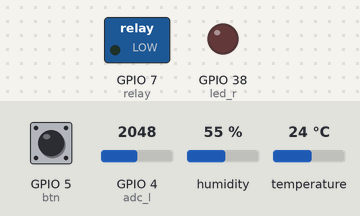
A program run on a simulated ESP32 board running MicroPython. Parts: switched loads named in the program (green lamp = pin HIGH), output pins drawn as LEDs (lit = HIGH). Inputs (shaded band) come from the test bench; at power-on: GPIO 4 (adc_l) = 2048, temperature 24 °C, GPIO 5 (btn) HIGH, humidity 55 % (analog values on the 0–4095 scale). No MQTT or app messages arrive unless stated; files that are not in the repository are absent; the clock reads 2024-03-15 10:24:30 at power-on unless the program sets it; what the program prints to the serial console is not drawn.

Above: at 1.2 s.
1.3 s: GPIO 4 (adc_l) set to 1069
6.2 s: GPIO 4 (adc_l) set to 970
7.7 s: temperature set to 29 °C
11.3 s: temperature set to 32 °C
At 15.7 s:
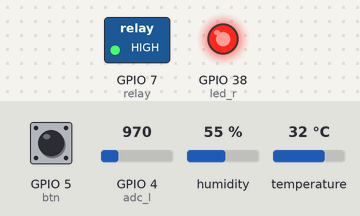
16.6 s: GPIO 5 (btn) pulled LOW for 0.15 s
At 17.2 s:
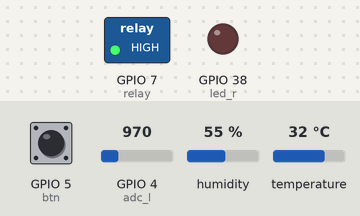
Timing chart, 0 to 21.7 s (numbered marks = the images above; inputs shaded):
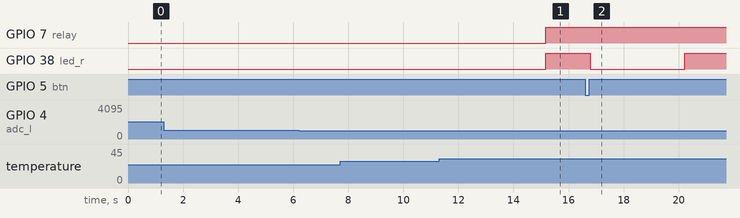

Measured:
- the behaviour switches between 30 and 31 °C on temperature (found by bisection; images 0 and 1)
- after the input at 1.3 s, every drawn part: stays the same
- after the input at 6.2 s, every drawn part: stays the same
- after the input at 7.7 s, every drawn part: stays the same
- after the input at 11.3 s, GPIO 7 (relay), GPIO 38 (led_r): LOW → HIGH after 3.9 s
- after the input at 16.6 s, GPIO 38 (led_r): HIGH → LOW after 0.18 s, → HIGH 3.4 s later

The program:

main.py
```python
# main.py - ESP32 综合项目入口（业务逻辑 + MQTT + 主循环）
# 20231819403027 曹尧岚
import network, ujson, time
from umqtt.simple import MQTTClient
try: import ussl as ssl
except: import ssl
from config import SSID, PWD, MQ_SVR, MQ_PORT, MQ_USER, MQ_PWD, MQ_CA, DID, TP_SEN, TP_STA, TP_CTRL, TH_TEMP, TH_HUMI, TH_LIGHT
from hardware import p_dht, adc_l, btn, st, set_dev   # 传感器/按键对象、共享状态字典st、执行器控制函数


# ==================== MQTT 连接管理 ====================
mq = {"cli": None, "conn": False}            # cli:MQTT客户端对象  conn:是否已连接


# 连接 MQTT 服务器：读取证书 → 多套TLS方案依次尝试 → 注册回调并订阅控制主题
def mq_connect():
    # 读取 CA 证书
    ca = None
    try:
        with open(MQ_CA, 'rb') as f: ca = f.read()   # 二进制读取证书，用于验证服务器身份
    except: pass                                      # 读失败则 ca 保持 None，后面降级处理
    # 多种 TLS 参数兜底
    builders = []
    if ca: builders.append(lambda: {"server_hostname": MQ_SVR, "cert_reqs": ssl.CERT_REQUIRED, "cadata": ca})  # 带证书校验，最安全
    builders.append(lambda: {"server_hostname": MQ_SVR})   # 仅加密，不校验证书（兼容性最好）
    last = None                                        # 记录最后一次失败的错误，供全部失败时抛出
    for build in builders:                             # 依次尝试每套方案，谁先成功用谁
        try:
            # 创建客户端：客户端ID、服务器、端口、账号密码、60秒心跳、启用TLS、TLS参数
            cli = MQTTClient(DID, MQ_SVR, MQ_PORT, MQ_USER, MQ_PWD, keepalive=60, ssl=True, ssl_params=build())
            cli.set_callback(mq_cb)                     # 注册回调：收到订阅消息时自动调用 mq_cb
            cli.connect()                               # 发起 TCP+TLS+MQTT 连接
            cli.subscribe(TP_CTRL.encode(), qos=1)      # 订阅控制主题，之后才能收到下行命令
            mq["cli"] = cli; mq["conn"] = True          # 保存客户端、标记已连接
            return                                      # 成功即退出，不再尝试后续方案
        except Exception as e:
            last = e                                    # 本套方案失败，记下错误，继续试下一套
    mq["conn"] = False
    raise last if last else Exception("MQTT connect fail")  # 全部失败，抛错交给主循环重试


# 发布消息：把内容发送到指定 MQTT 主题，发布失败则标记断线
def mq_publish(tp, msg):
    if not mq["conn"]: return                           # 未连接直接跳过
    try: mq["cli"].publish(tp.encode(), msg.encode())   # 把消息发布到主题 tp
    except: mq["conn"] = False                          # 发布失败视为断线，主循环会重连


# 轮询接收消息：非阻塞检查是否有新消息，有则触发 mq_cb 回调
def mq_check():
    if not mq["conn"]: return
    try:
        mq["cli"].check_msg()           # 非阻塞：有消息就触发回调，没有立即返回
    except OSError as e:
        if e.args and e.args[0] == 11:  # EAGAIN：暂时没数据，正常
            return
        mq["conn"] = False              # 其它错误视为断线，主循环会自动重连
    except:
        mq["conn"] = False


# ==================== 核心业务逻辑 ====================
# MQTT 消息回调：收到控制命令时自动调用，解析JSON并执行开关/模式操作
def mq_cb(tp, msg):                                     # MQTT消息回调：tp=主题, msg=内容
    try:
        cmd = ujson.loads(msg.decode())                 # 字节解码为字符串再解析成字典
        ct, tg, val = cmd.get("cmd"), cmd.get("target"), cmd.get("value")  # 取出 命令/目标/值
        v_bool = val in ("on", "1", True)               # 把多种"开"的写法统一成布尔 True
        if ct == "set" and tg in ("led", "relay"): set_dev(tg, v_bool)     # 开关 LED 或继电器
        elif ct == "set" and tg == "mode": st["auto"] = v_bool             # 切换自动/手动模式
        elif ct == "toggle" and tg == "led": set_dev("led", not st["led"]) # 翻转 LED 状态
        pub_sta({"last_cmd": ct, "cmd_result": "ok"})   # 执行完回报状态，前端可同步更新
    except: pass                                        # 命令格式错误等异常一律忽略，避免崩溃


# 上报设备状态：把当前 LED/继电器/模式等状态打包成JSON发布到 status 主题
def pub_sta(extra=None):                                # 上报设备状态到 status 主题
    d = {"device_id": DID, "timestamp": time.time(), "led": "on" if st["led"] else "off", "relay": "on" if st["relay"] else "off", "mode": "auto" if st["auto"] else "manual"}
    if extra: d.update(extra)                           # 合并额外字段（如触发原因、命令结果）
    mq_publish(TP_STA, ujson.dumps(d))                  # 打包成JSON发布


# 主程序入口：永久循环，依次处理WiFi重连、MQTT收发、按键、心跳、传感器采集与自动控制
def run():
    print("系统启动中...")
    w = network.WLAN(network.STA_IF); w.active(True)    # 创建WiFi对象（STA客户端模式）并启用网卡

    lt_sen = lt_sta = time.ticks_ms()                   # 上次"采集"和"心跳"的时间戳，用于定时

    while True:                                         # 主循环：永久运行
        try:
            now = time.ticks_ms()                       # 当前毫秒计数

            # 1. WiFi 断线重连
            if not w.isconnected():
                print("正在连接 WiFi: %s ..." % SSID)
                w.connect(SSID, PWD)
                while not w.isconnected(): print("  等待 WiFi 连接中..."); time.sleep_ms(3000)
                print("WiFi 已连接, IP:", w.ifconfig()[0])

            # 2. MQTT 断线重连 & 接收消息
            if not mq["conn"]:                          # 未连接则尝试连接
                try:
                    print("正在连接 MQTT 服务器: %s:%d ..." % (MQ_SVR, MQ_PORT))
                    mq_connect()
                    print("MQTT 连接成功, 已订阅:", TP_CTRL)
                except Exception as e:
                    print("MQTT 连接失败, 1秒后重试:", e); time.sleep(1)
            mq_check()                                  # 轮询接收下行命令（触发 mq_cb）

            # 3. 硬件按键检测 (消抖 + 长短按)
            b_val = btn.value()                         # 读按键电平（上拉：松开=1，按下=0）
            if st["b_st"] == 1 and b_val == 0:          # 检测到"按下"瞬间
                st["b_ts"] = now; st["b_st"] = 0        # 记录按下时刻，状态改为"按下"
            elif st["b_st"] == 0 and b_val == 1:        # 检测到"松开"瞬间
                dur = time.ticks_diff(now, st["b_ts"]); st["b_st"] = 1   # 算按下时长
                if dur > 1000: st["auto"] = not st["auto"]; pub_sta({"btn": "long_press"})   # 长按>1s：切换模式
                elif dur > 50: set_dev("led", not st["led"]); pub_sta({"btn": "short_press"}) # 短按>50ms：翻转LED（兼消抖）

            # 4. MQTT 状态心跳 (10s)
            if time.ticks_diff(now, lt_sta) >= 10000:
                lt_sta = now; pub_sta({"type": "heartbeat"})            # 每10秒上报一次状态

            # 5. 传感器采集 & 自动模式判定 (5s)
            if time.ticks_diff(now, lt_sen) >= 5000:
                lt_sen = now
                try: p_dht.measure(); st["t"], st["h"] = p_dht.temperature(), p_dht.humidity()  # 读温湿度
                except: pass                            # DHT11偶尔读取失败，忽略本次

                # 光敏滑动平均滤波（新值占30%，平滑抖动）
                st["l"] = int(st["l"] * 0.7 + adc_l.read() * 0.3) if st["l"] else adc_l.read()

                print(f"数据 -> 温度:{st['t']}C, 湿度:{st['h']}%, 光照:{st['l']}")

                # 自动模式判定：任一指标越界则触发报警
                trig = st["t"] > TH_TEMP or st["h"] > TH_HUMI or st["l"] < TH_LIGHT
                if st["auto"] and trig != st["led"]:    # 仅自动模式下、且状态需变化时才动作
                    set_dev("led", trig); set_dev("relay", trig)        # 同步开关灯和继电器
                    pub_sta({"trigger": "auto"})

                # 上传传感器数据到 sensor 主题
                mq_publish(TP_SEN, ujson.dumps({"device_id": DID, "timestamp": time.time(), "temperature": st["t"], "humidity": st["h"], "light": st["l"]}))

            time.sleep_ms(100)                          # 每轮歇100ms，降低CPU占用

        except Exception as e:
            print("循环异常:", e)                        # 捕获所有异常，保证主循环不崩溃
            time.sleep(1)


if __name__ == "__main__":                              # 作为主程序运行时才启动
    run()
```

config.py
```python
# config.py - 配置项
# 20231819403027 曹尧岚

# ==================== WiFi ====================
SSID = "Xiaomi 14"
PWD = "cyl20031027"

# ==================== MQTT 服务器 ====================
MQ_SVR = "t8151952.ala.cn-hangzhou.emqxsl.cn"
MQ_PORT = 8883
MQ_USER = "cyl"
MQ_PWD = "cyl666"
MQ_CA = "emqxsl-ca.crt"

# ==================== 设备与主题 ====================
DID = "esp32_20231819403027"
TP_SEN = f"esp32_project/{DID}/sensor"
TP_STA = f"esp32_project/{DID}/status"
TP_CTRL = f"esp32_project/{DID}/control"

# ==================== 自动模式报警阈值 ====================
TH_TEMP = 30      # 温度 (℃)
TH_HUMI = 75      # 湿度 (%)
TH_LIGHT = 1000   # 光照 (ADC, 低于此值触发)
```

hardware.py
```python
# hardware.py - 硬件初始化与设备控制
# 20231819403027 曹尧岚
import machine, dht                          # machine:操作GPIO/ADC等底层硬件  dht:温湿度传感器驱动

# ==================== 传感器 ====================
p_dht = dht.DHT11(machine.Pin(16))           # DHT11温湿度传感器，数据引脚接 GPIO16
adc_l = machine.ADC(machine.Pin(4)); adc_l.atten(machine.ADC.ATTN_11DB)  # 光敏ADC接GPIO4，11dB衰减使量程约0~3.3V

# ==================== 执行器与指示灯 ====================
led_r = machine.Pin(38, machine.Pin.OUT)     # LED指示灯，GPIO38，输出模式
relay = machine.Pin(7, machine.Pin.OUT)      # 继电器，GPIO7，输出模式
btn = machine.Pin(5, machine.Pin.IN, machine.Pin.PULL_UP)  # 按键，GPIO5，输入+上拉（松开=1，按下=0）

# 全局状态字典
# led/relay:执行器开关  auto:是否自动模式  t/h/l:最新温度/湿度/光照  b_st:按键状态  b_ts:按下时刻
st = {"led": False, "relay": False, "auto": True, "t": 0, "h": 0, "l": 0, "b_st": 1, "b_ts": 0}

# 控制执行器开关：tg 指定目标(led/relay)，val 为True则通电，同时更新状态字典与GPIO电平
def set_dev(tg, val):
    if tg == "led": st["led"] = val; led_r.value(1 if val else 0)      # 开关LED并记录状态
    elif tg == "relay": st["relay"] = val; relay.value(1 if val else 0) # 开关继电器并记录状态
```
